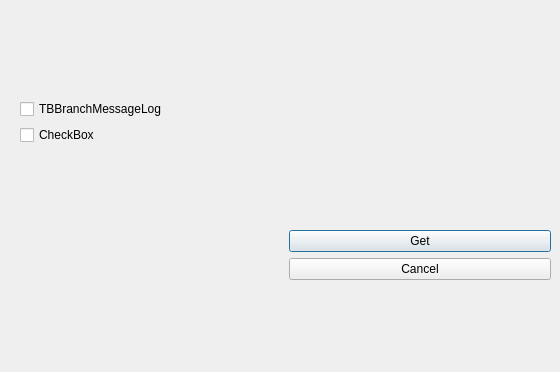
<?xml version="1.0" encoding="UTF-8"?>
<ui version="4.0">
 <class>FTPDialog</class>
 <widget class="QDialog" name="FTPDialog">
  <property name="geometry">
   <rect>
    <x>0</x>
    <y>0</y>
    <width>560</width>
    <height>372</height>
   </rect>
  </property>
  <property name="windowTitle">
   <string>Table Stasistatic</string>
  </property>
  <widget class="QWidget" name="layoutWidget">
   <property name="geometry">
    <rect>
     <x>20</x>
     <y>20</y>
     <width>531</width>
     <height>341</height>
    </rect>
   </property>
   <layout class="QGridLayout" name="gridLayout">
    <item row="0" column="0">
     <layout class="QVBoxLayout" name="verticalLayout_2">
      <item>
       <widget class="QCheckBox" name="A">
        <property name="text">
         <string>TBBranchMessageLog</string>
        </property>
       </widget>
      </item>
      <item>
       <widget class="QCheckBox" name="B">
        <property name="text">
         <string>CheckBox</string>
        </property>
       </widget>
      </item>
     </layout>
    </item>
    <item row="1" column="1">
     <layout class="QVBoxLayout" name="verticalLayout">
      <item>
       <widget class="QPushButton" name="Get">
        <property name="text">
         <string>Get</string>
        </property>
       </widget>
      </item>
      <item>
       <widget class="QPushButton" name="Cancel">
        <property name="text">
         <string>Cancel</string>
        </property>
       </widget>
      </item>
     </layout>
    </item>
   </layout>
  </widget>
 </widget>
 <resources/>
 <connections>
  <connection>
   <sender>Cancel</sender>
   <signal>clicked()</signal>
   <receiver>FTPDialog</receiver>
   <slot>reject()</slot>
   <hints>
    <hint type="sourcelabel">
     <x>339</x>
     <y>303</y>
    </hint>
    <hint type="destinationlabel">
     <x>219</x>
     <y>303</y>
    </hint>
   </hints>
  </connection>
 </connections>
</ui>
